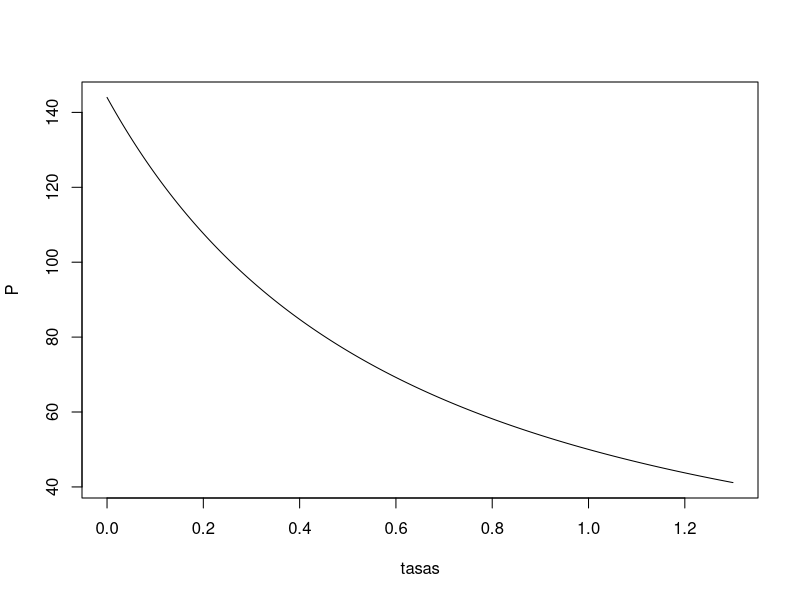
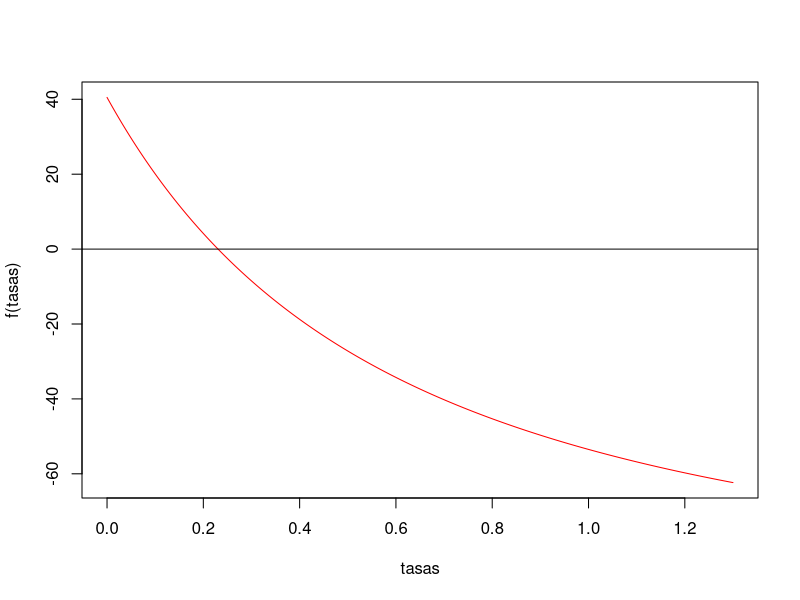

Recreate these plots in R, in order.
#### Punto 10 ----
## 1. Inputs 

cupon = 0.22
Amortizaciones = matrix( c(1 , 2,
                           0, 100 ), ncol = 2, dimnames = list(NULL,c("t","Amort")))
sum(Amortizaciones[,"Amort"])
m = 2 #Pagos por anio
sum(Amortizaciones[,2])

## 2. Marcha progresiva 

n = (max(Amortizaciones[,1]))*m #Traigo el max período de la columna 1, y lo multiplico por m(pagos por anio)
#Creo la matriz de marchas con las siguientes columnas: t, Saldo,Amort, Interes, Flujo
Marcha = matrix( rep(NA, (n+1)*5),ncol=5) #La matriz tendra tantas filas como FF ocurran y 5 columnas
colnames(Marcha) = c("t","Saldo","Amort","Int","C.F.")

#columna "t"
Marcha[,"t"] = seq(from = 0, to = n/m, by = 1/m)
Marcha
# columnas "Amort" y "Saldo"
k=1
Marcha[1,"Saldo"] = sum(Amortizaciones[,"Amort"])
for (i in 1:(n+1)) {  #Hace bucle en la matriz de marcha
  if (Marcha[i,"t"] == Amortizaciones[k,"t"]) {
    Marcha[i,"Amort"] = Amortizaciones [k,"Amort"]
    if(i>1){Marcha[i,"Saldo"] = Marcha[i-1,"Saldo"] - Amortizaciones[k,"Amort"]}
    k=k+1
  } else {
    Marcha[i,"Amort"] = 0
    if(i>1){Marcha[i,"Saldo"] = Marcha[i-1,"Saldo"]
    }
  }
}
Marcha
#Columna "int"
Marcha[1,"Int"] = 0 
for (i in 2:(n+1)) { #Hace bucle en matriz de marcha
  Marcha[i,"Int"] = Marcha[i-1,"Saldo"]*cupon/m  #La tasa siempre es nominal
}
Marcha[,"C.F."] = Marcha[,"Amort"] + Marcha[,"Int"]
Marcha[,"C.F."] = round(Marcha[,"Amort"] + Marcha[,"Int"], digits = 3)
Marcha[,"Saldo"]<-round(Marcha[,"Saldo"],digits = 4) #Lo force porque no me daba exacto el Saldo
Marcha
Nov  <- (seq(as.Date("2020-11-21"), as.Date("2021-11-21"), "years"))
May  <- (seq(as.Date("2021-5-21"), as.Date("2022-5-21"), "years"))
T <- c(rbind(Nov,May))
T <- as.Date(T, origin = "1970-1-1")
T <- c(as.Date("2020/07/17"),T)
Marcha <- transform(Marcha,t = as.Date(as.character(T), "%Y%m%d"))
Marcha[,"t"] <- as.Date(T)
DHP <- rep(NA,5)
for (i in 2:5) {
  DHP[i] <- T[i] - T[1]
}
DHP[1] <- 0 #Dias hasta proximo pago
AHP <- DHP/365
AHP #Años hasta proximo pago, lo saque asi para hacer la t en F de precio
DHP
Marcha <- cbind(0:4,Marcha,DHP,AHP)
colnames(Marcha)<-c("t","Fecha de pago","Saldo","Amort","Int","C.F.","DHP","AHP")

## 3. Armado de funcion de precio 

#Hay que armar una funcion P_T(r)= sum[(CF_t_i)*(1+r)^-(t_i)]
Precio <- function(tasa, t, CF){
  n = length(CF)
  P = 0
  for (i in 1:n){
    P = P + CF[i]*(1+tasa)^-t[i]
  }
  return(P)
}
tasa1 <- (1+cupon/m)^m - 1
tasa1
(PTY22 <- Precio(tasa1,Marcha[,"AHP"],Marcha[,"C.F."]))

tasas = seq(from = 0, to = 1.3, by = 0.001)
P = Precio(tasas,Marcha[,"AHP"],Marcha[,"C.F."]) #Precio del periodo 
plot(tasas,P, type = "l")


#Hasta acá está OK, devuelve VN

## 4. Resolucion de la ecuación con mediante Biseccion 
#Precio Teorico(TIR) = Precio de mercado
#sum(Cashflowst_i)*(1+TIR)^-t_i=PM
#-PM + sum(CFt_i)*(1+tir)^-t_i = 0
#f(r) = -PM + sum(CFt_i)*(1+r)^-t_i
PMTY22 <- 103.5
f<-function(r){return(-PMTY22 + Precio(r,(Marcha[,"AHP"]),Marcha[,"C.F."]))}
fp<-function(r){return(-PMTY22 + Precio(r,(Marcha[,"AHP"]),Marcha[,"C.F."]))}
plot(tasas,f(tasas),type = "l", col =  "red")
abline(h=0)

Biseccion <- function(a, b, TOL, N){
  #paso 1 creo contador i
  i <- 1
  FA = fp(a)
  #paso 2 bucle para la iteracion con i (contador)
  while (i <= N){
    p = a + (b-a)/2
    FP = fp(p)
    #paso 3 cumplimiento de condicion, devuelve la resolucion correcta
    if (FP == 0 | (b-a)/2 < TOL ){
      return(paste('f(',p,') ~', fp(p) ,'y se necesitaron ', i ,'iteraciones para llegar'))
    }
    i <- i + 1
    if (FA*FP > 0){
      a <- p 
      FA <- FP
    } else{
      b <- p
    }
  }
}

Biseccion(0,0.3,10^-6,20)